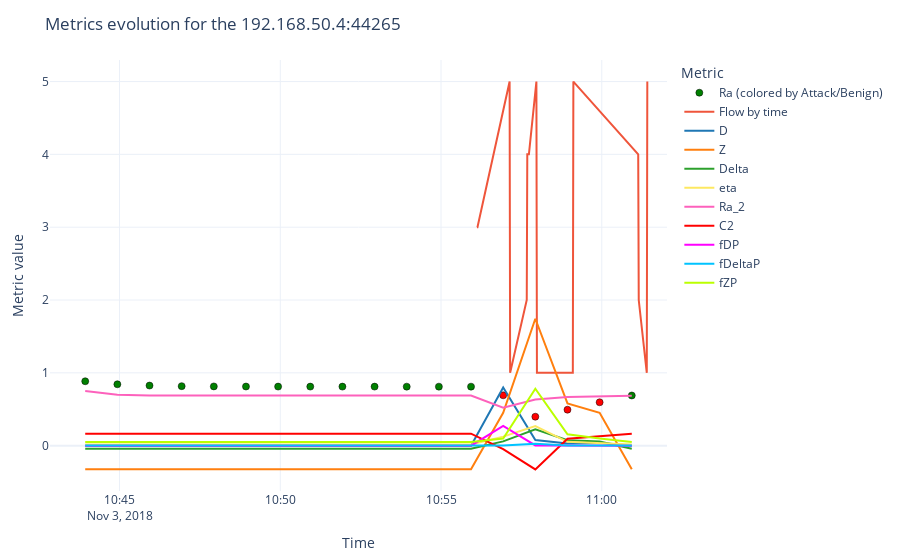
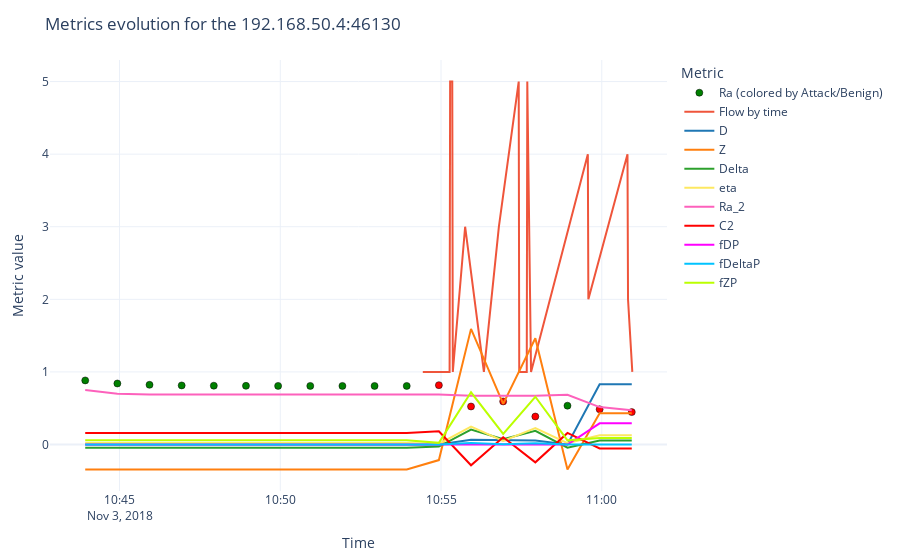

Notebook code for these charts, in order:
### Code cell
evaluate_and_plot(res_df, df_2, ra_threshold=0.1, plot_examples=3)
